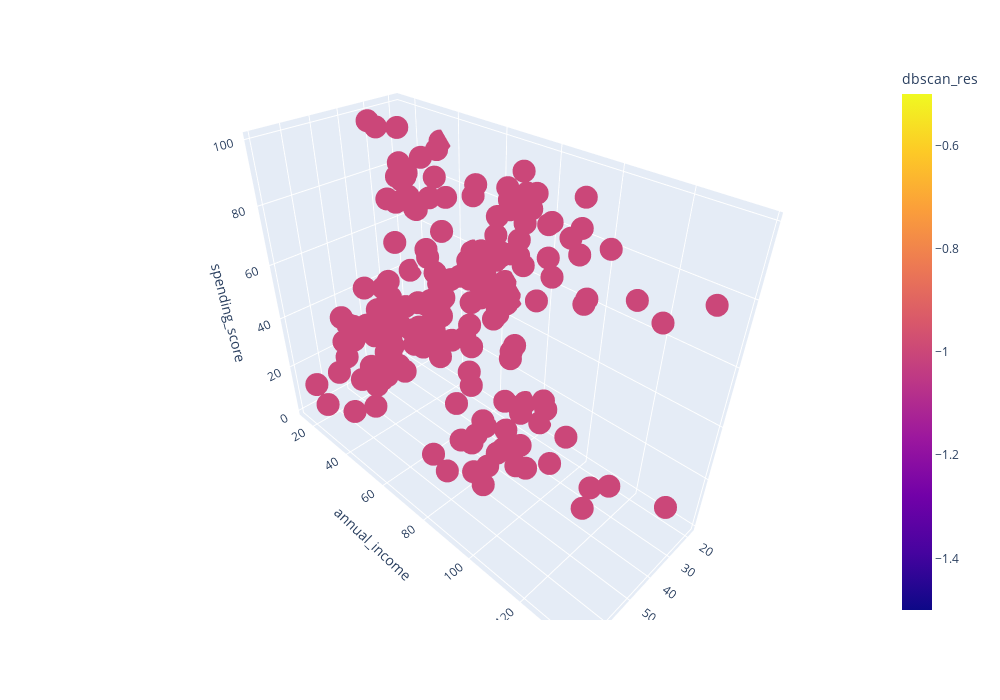

Notebook source saved alongside this figure:
### Code cell
get_3d_visualization(df, 'dbscan_res')

### Figure 1 — Plotly figure (JSON) as saved in the notebook; plotly's stock layout.template omitted (floating-point values rounded to 4 significant figures; data arrays with more than 128 entries replaced by an {"elided": "..."} marker saying what was removed)
{"data": [{"hovertemplate": "age=%{x}<br>annual_income=%{y}<br>spending_score=%{z}<br>dbscan_res=%{marker.color}<extra></extra>", "legendgroup": "", "marker": {"color": {"elided": "200 int values"}, "coloraxis": "coloraxis", "symbol": "circle"}, "mode": "markers", "name": "", "scene": "scene", "showlegend": false, "type": "scatter3d", "x": {"elided": "200 int values"}, "y": {"elided": "200 int values"}, "z": {"elided": "200 int values"}}], "layout": {"coloraxis": {"colorbar": {"title": {"text": "dbscan_res"}}, "colorscale": [[0, "#0d0887"], [0.1111, "#46039f"], [0.2222, "#7201a8"], [0.3333, "#9c179e"], [0.4444, "#bd3786"], [0.5556, "#d8576b"], [0.6667, "#ed7953"], [0.7778, "#fb9f3a"], [0.8889, "#fdca26"], [1, "#f0f921"]]}, "height": 700, "legend": {"tracegroupgap": 0}, "margin": {"t": 60}, "scene": {"domain": {"x": [0, 1], "y": [0, 1]}, "xaxis": {"title": {"text": "age"}}, "yaxis": {"title": {"text": "annual_income"}}, "zaxis": {"title": {"text": "spending_score"}}}, "width": 1000}}
